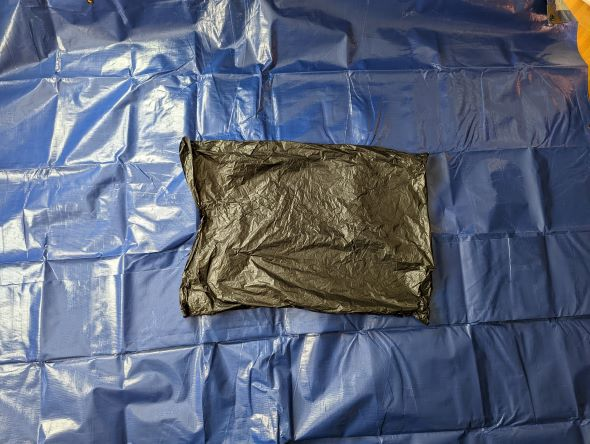
#> input picture square_small.jpg, 590 x 444 px
$ python Other2.py
#> lines starting #> are read from the running program, lines starting #| are printed output that depends on the picture; after the words box and inside, x2 and y2 are one past the last pixel; in counts of white or black regions, pixels touching at a corner belong together
import cv2
import numpy as np
import matplotlib.pylab as plt

bck = cv2.imread("square_small.jpg")
#> bck is the input picture: shape (444, 590, 3); mean B, G, R 124.5, 103.1, 93.2
img = cv2.imread("square_small_bg.jpg")
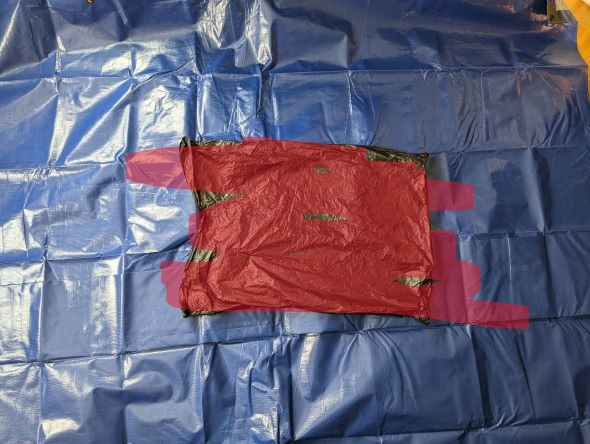
#> input picture square_small_bg.jpg, 590 x 444 px
#> img is the input picture: shape (444, 590, 3); mean B, G, R 121.7, 97.2, 105.2
hsv = cv2.cvtColor(img, cv2.COLOR_BGR2HSV)
#> hsv: shape (444, 590, 3); mean H, S, V 96.8, 107.6, 141.2
cv2.namedWindow('Final', cv2.WINDOW_NORMAL)
cv2.namedWindow('Mask', cv2.WINDOW_NORMAL)

mask = cv2.inRange(hsv, (0, 0, 0), (0, 0, 75))
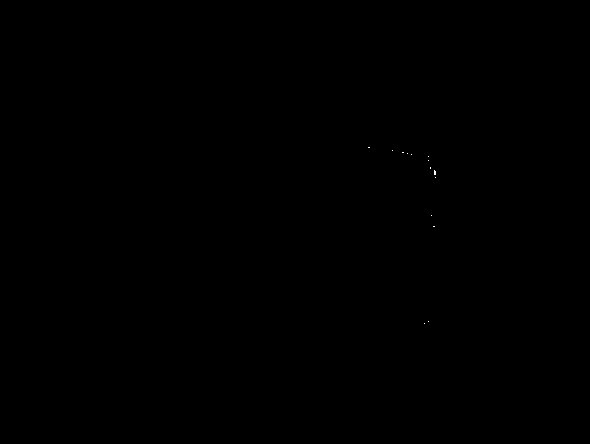
#> mask: shape (444, 590); 0.01% white in thin lines or dots, all inside (x1, y1, x2, y2) = (368, 147, 436, 324)
cv2.imshow('Mask', mask)

imask = mask>0
orange = np.zeros_like(img, np.uint8)
orange[imask] = img[imask]

yellow = img.copy()
hsv[...,0] = hsv[...,0] + 20
#> hsv: shape (444, 590, 3); mean H, S, V 116.8, 107.6, 141.2
yellow[imask] = cv2.cvtColor(hsv, cv2.COLOR_HSV2BGR)[imask]
yellow = np.clip(yellow, 0, 255)

bckfish = cv2.bitwise_and(bck, bck, mask=imask.astype(np.uint8))
nofish = img.copy()
nofish = cv2.bitwise_and(nofish, nofish, mask=(np.bitwise_not(imask)).astype(np.uint8))
nofish = nofish + bckfish

nofish_rgb = cv2.cvtColor(nofish, cv2.COLOR_BGR2RGB)
cv2.imshow('Final',nofish_rgb)
cv2.waitKey(0)
